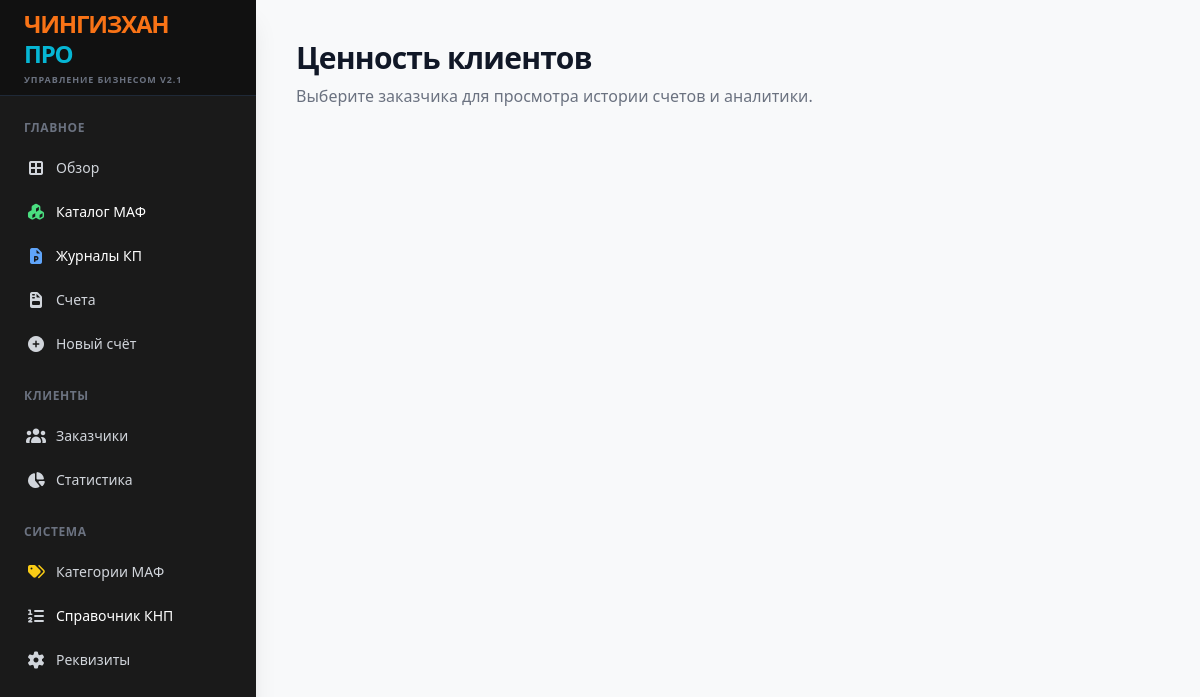
Before: /issued_invoices with the older database file.
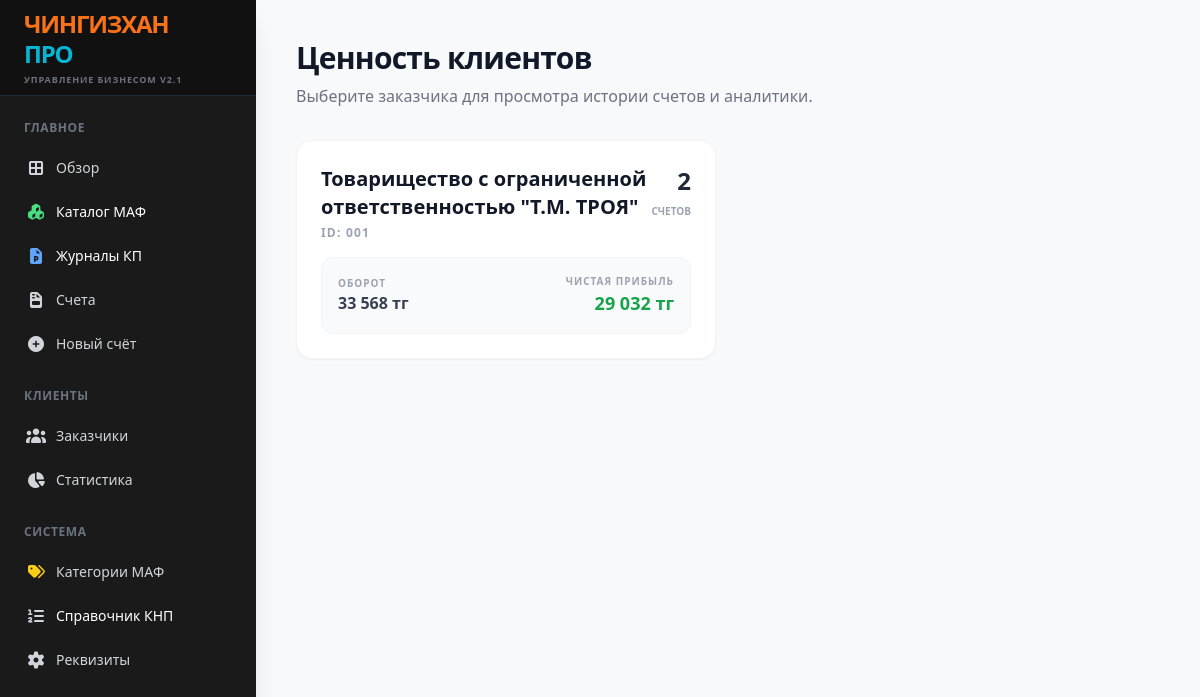
After: the same page with the newer database file.
### tables this page shows
CREATE TABLE clients (id TEXT PRIMARY KEY, name TEXT, bin TEXT, contact TEXT, address TEXT);

### app.py (the view)
@app.route('/issued_invoices')
def issued_invoices():
    with sqlite3.connect(DB_NAME) as conn:
        c = conn.cursor()
        clients = c.execute("SELECT id, name FROM clients ORDER BY name").fetchall()
        clients_data = []
        for client in clients:
            cid = client[0]
            inv_count = c.execute("SELECT COUNT(*) FROM invoices WHERE client_id = ?", (cid,)).fetchone()[0]
            total_revenue = c.execute("SELECT SUM(total) FROM invoices WHERE client_id = ?", (cid,)).fetchone()[0] or 0
            invoices = c.execute("SELECT id FROM invoices WHERE client_id = ?", (cid,)).fetchall()
            total_costs = 0
            for inv in invoices:
                costs = c.execute("SELECT SUM(value) FROM internal_costs WHERE invoice_id = ?", (inv[0],)).fetchone()[0]
                if costs: total_costs += costs
            total_profit = total_revenue - total_costs
            clients_data.append({'id': cid, 'name': client[1], 'count': inv_count, 'revenue': total_revenue, 'profit': total_profit})
    return render_template('issued_clients.html', clients=clients_data)

### templates/issued_clients.html
{% extends "base.html" %}
{% block content %}
<div class="p-10 max-w-7xl mx-auto">
    <div class="mb-8">
        <h2 class="text-3xl font-black text-gray-900 tracking-tight">Ценность клиентов</h2>
        <p class="text-gray-500 mt-2">Выберите заказчика для просмотра истории счетов и аналитики.</p>
    </div>
    <div class="grid grid-cols-2 gap-6">
        {% for c in clients %}
        <a href="/client_invoices/{{ c['id'] }}" class="bg-white p-6 rounded-2xl shadow-sm border border-gray-100 hover:shadow-lg hover:border-gray-300 transition group flex flex-col justify-between">
            <div class="flex justify-between items-start mb-4">
                <div>
                    <h3 class="font-bold text-gray-900 text-xl group-hover:text-blue-600">{{ c['name'] }}</h3>
                    <p class="text-xs text-gray-400 mt-1 uppercase font-bold tracking-widest">ID: {{ c['id'] }}</p>
                </div>
                <div class="text-right">
                    <span class="block text-2xl font-black text-gray-800">{{ c['count'] }}</span>
                    <span class="text-[10px] text-gray-400 uppercase font-bold">счетов</span>
                </div>
            </div>
            <div class="bg-gray-50 p-4 rounded-xl flex justify-between items-center border border-gray-100">
                <div>
                    <span class="block text-[10px] text-gray-400 uppercase font-bold tracking-widest">Оборот</span>
                    <span class="block font-black text-gray-700">{{ '{:,.0f}'.format(c['revenue']).replace(',', ' ') }} тг</span>
                </div>
                <div class="text-right">
                    <span class="block text-[10px] text-gray-400 uppercase font-bold tracking-widest">Чистая прибыль</span>
                    <span class="block font-black text-green-600 text-lg">{{ '{:,.0f}'.format(c['profit']).replace(',', ' ') }} тг</span>
                </div>
            </div>
        </a>
        {% endfor %}
    </div>
</div>
{% endblock %}

Changed rows visible on the page:
added clients: name "Товарищество с ограниченной ответственностью \"Т.М. ТРОЯ\"", id "001", count "2", revenue "33 568", profit "29 032"
